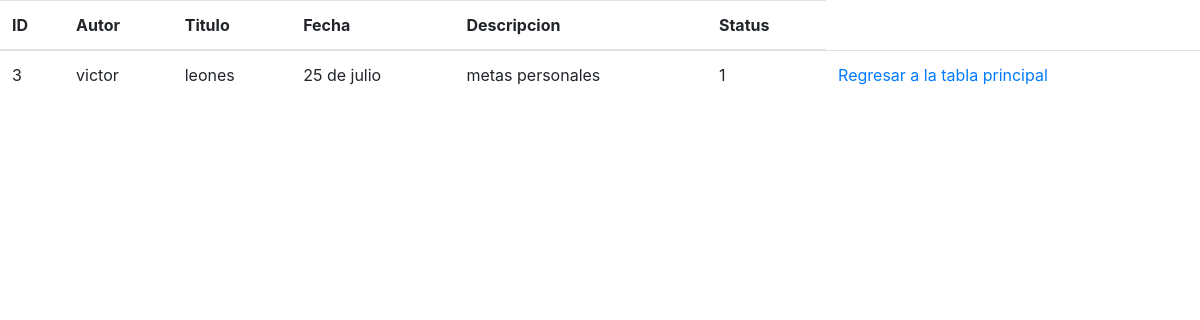
The page /detalle_blog.php?id=3 on the database its author committed.
### tables this page shows
CREATE TABLE `blog` (
  `id_usr` int(15) UNSIGNED NOT NULL,
  `autor_usr` varchar(100) NOT NULL,
  `titulo_usr` varchar(100) NOT NULL,
  `fecha_usr` varchar(100) NOT NULL,
  `descripcion_usr` varchar(100) NOT NULL,
  `status_usr` int(1) NOT NULL DEFAULT 1
);

### detalle_blog.php (the view, shortened to what this page needs)
<!DOCTYPE html>
<html lang="es-MX">
<head>
	<link rel="stylesheet" href="https://stackpath.bootstrapcdn.com/bootstrap/4.5.0/css/bootstrap.min.css">
</head>
<body>
<div class="table-reponsive">
	<?php require_once 'pruebaconexion.php'; ?>
	<table	class="table table-stripped">
		<thead>
			<tr>
				<th>
					ID
				</th>
				<th>
					Autor
				</th>
				<th>
					Titulo
				</th>
				<th>
					Fecha
				</th>
				<th>
					Descripcion
				</th>
				<th>
					Status
				</th>
			</tr>
		</thead>
		<tbody>
			<?php
      		$id = $_GET['id'];
      		$consulta = "SELECT * FROM blog WHERE id_usr = $id";
      		$resultado = mysqli_query($mysqli, $consulta);
      		$fila = mysqli_fetch_array($resultado);
      		?>
			<tr>
			<td><?php echo $fila
				["id_usr"];
			?></td>
			<td><?php echo $fila
				["autor_usr"];
			?></td>
			<td><?php echo $fila
				["titulo_usr"];
			?></td>
			<td><?php echo $fila
				["fecha_usr"];
			?></td>
			<td><?php echo $fila
				["descripcion_usr"];
			?></td>
			<td><?php echo $fila
				["status_usr"];
			?></td>
			<td><a href="index.php">Regresar a la tabla principal</a></td>
			 </tr>
			 </tbody>
   			 </table>
   			 </div>
	</body>
</html>

### rows shown on the page
blog: id_usr "3", autor_usr "victor", titulo_usr "leones", fecha_usr "25 de julio", descripcion_usr "metas personales", status_usr "1"
